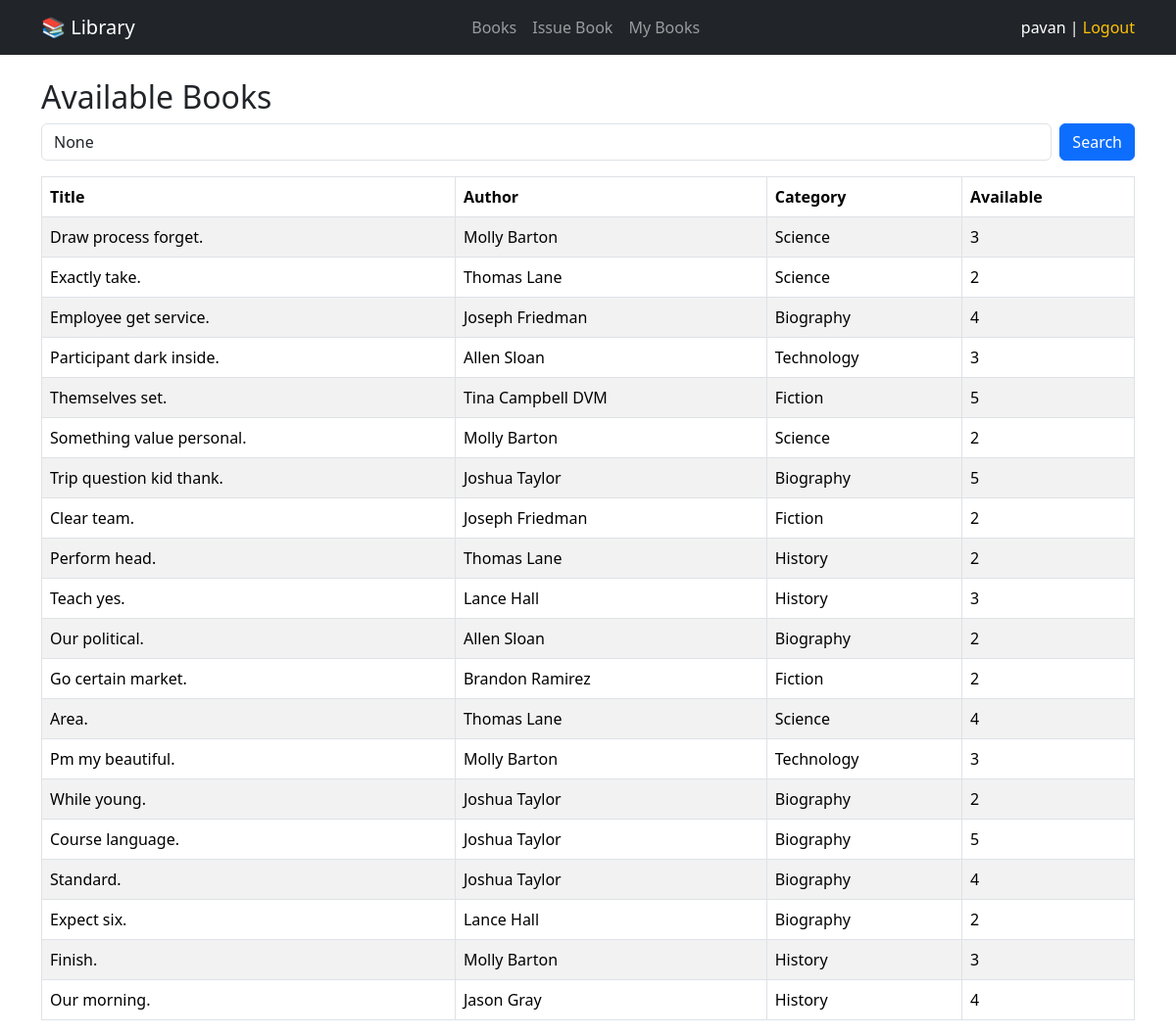
The page /library/books/ (signed in) on the database its author committed.
### accounts/models.py (models this page shows)
class CustomUser(AbstractUser):
    phone_number = models.CharField(max_length=15, unique=True)
    def __str__(self):
        return self.username

### library/models.py (models this page shows, shortened)
class Book(models.Model):
    title = models.CharField(max_length=200)
    author = models.ForeignKey(Author, on_delete=models.CASCADE)
    category = models.ForeignKey(Category, on_delete=models.SET_NULL, null=True)
    isbn = models.CharField(max_length=20, unique=True)
    total_copies = models.PositiveIntegerField()
    available_copies = models.PositiveIntegerField()
    created_at = models.DateTimeField(auto_now_add=True)

class Author(models.Model):
    name = models.CharField(max_length=100)
    bio = models.TextField(blank=True)
    def __str__(self):
        return self.name

class Category(models.Model):
    name = models.CharField(max_length=100)
    def __str__(self):
        return self.name

### library/views.py (the view)
# urls.py: path('books/', views.book_list, name='book_list'),
@login_required
def book_list(request):
    query = request.GET.get('q')  # Get search query
    if query:
        books = Book.objects.filter(
            Q(title__icontains=query) |
            Q(author__name__icontains=query) |
            Q(category__name__icontains=query)
        )
    else:
        books = Book.objects.all()
    return render(request, 'library/book_list.html', {'books': books, 'query': query})

### library/templates/library/book_list.html
{% extends 'library/base.html' %}
{% block content %}
<h2>Available Books</h2>
<form method="get" class="mb-3 d-flex">
    <input type="text" name="q" value="{{ query }}" class="form-control me-2" placeholder="Search by title, author, category">
    <button type="submit" class="btn btn-primary">Search</button>
</form>
<table class="table table-bordered table-striped">
    <thead>
        <tr>
            <th>Title</th>
            <th>Author</th>
            <th>Category</th>
            <th>Available</th>
        </tr>
    </thead>
    <tbody>
        {% for book in books %}
        <tr>
            <td>{{ book.title }}</td>
            <td>{{ book.author }}</td>
            <td>{{ book.category }}</td>
            <td>{{ book.available_copies }}</td>
        </tr>
        {% empty %}
        <tr>
            <td colspan="4">No books found</td>
        </tr>
        {% endfor %}
    </tbody>
</table>
{% endblock %}

### library/templates/library/base.html (shortened to what this page needs)
<!DOCTYPE html>
<html lang="en">
<head>
    <link href="https://cdn.jsdelivr.net/npm/bootstrap@5.3.2/dist/css/bootstrap.min.css" rel="stylesheet">
</head>
<body>
<nav class="navbar navbar-expand-lg navbar-dark bg-dark">
    <div class="container">
        <a class="navbar-brand" href="{% url 'library:home' %}">📚 Library</a>
        <div>
            <ul class="navbar-nav me-auto mb-2 mb-lg-0">
                <li class="nav-item">
                    <a class="nav-link" href="{% url 'library:book_list' %}">Books</a>
                </li>
                <li class="nav-item">
                    <a class="nav-link" href="{% url 'library:issue_book' %}">Issue Book</a>
                </li>
                <li class="nav-item">
                    <a class="nav-link" href="{% url 'library:my_books' %}">My Books</a>
                </li>
            </ul>
        </div>
        <div class="text-white">
            {{ request.user }}
            |
            <a href="{% url 'logout' %}" class="text-decoration-none text-warning">Logout</a>
        </div>
    </div>
</nav>
<div class="container mt-4">
    {% block content %}
    {% endblock %}
</div>
</body>
</html>

### rows shown on the page
CustomUser: user "pavan"
Book: title "Draw process forget.", author "Molly Barton", category "Science", available_copies "3"
Book: title "Exactly take.", author "Thomas Lane", category "Science", available_copies "2"
Book: title "Employee get service.", author "Joseph Friedman", category "Biography", available_copies "4"
Book: title "Participant dark inside.", author "Allen Sloan", category "Technology", available_copies "3"
Book: title "Themselves set.", author "Tina Campbell DVM", category "Fiction", available_copies "5"
Book: title "Something value personal.", author "Molly Barton", category "Science", available_copies "2"
Book: title "Trip question kid thank.", author "Joshua Taylor", category "Biography", available_copies "5"
Book: title "Clear team.", author "Joseph Friedman", category "Fiction", available_copies "2"
Book: title "Perform head.", author "Thomas Lane", category "History", available_copies "2"
Book: title "Teach yes.", author "Lance Hall", category "History", available_copies "3"
Book: title "Our political.", author "Allen Sloan", category "Biography", available_copies "2"
Book: title "Go certain market.", author "Brandon Ramirez", category "Fiction", available_copies "2"
Book: title "Area.", author "Thomas Lane", category "Science", available_copies "4"
Book: title "Pm my beautiful.", author "Molly Barton", category "Technology", available_copies "3"
Book: title "While young.", author "Joshua Taylor", category "Biography", available_copies "2"
Book: title "Course language.", author "Joshua Taylor", category "Biography", available_copies "5"
Book: title "Standard.", author "Joshua Taylor", category "Biography", available_copies "4"
Book: title "Expect six.", author "Lance Hall", category "Biography", available_copies "2"
Book: title "Finish.", author "Molly Barton", category "History", available_copies "3"
Book: title "Our morning.", author "Jason Gray", category "History", available_copies "4"
